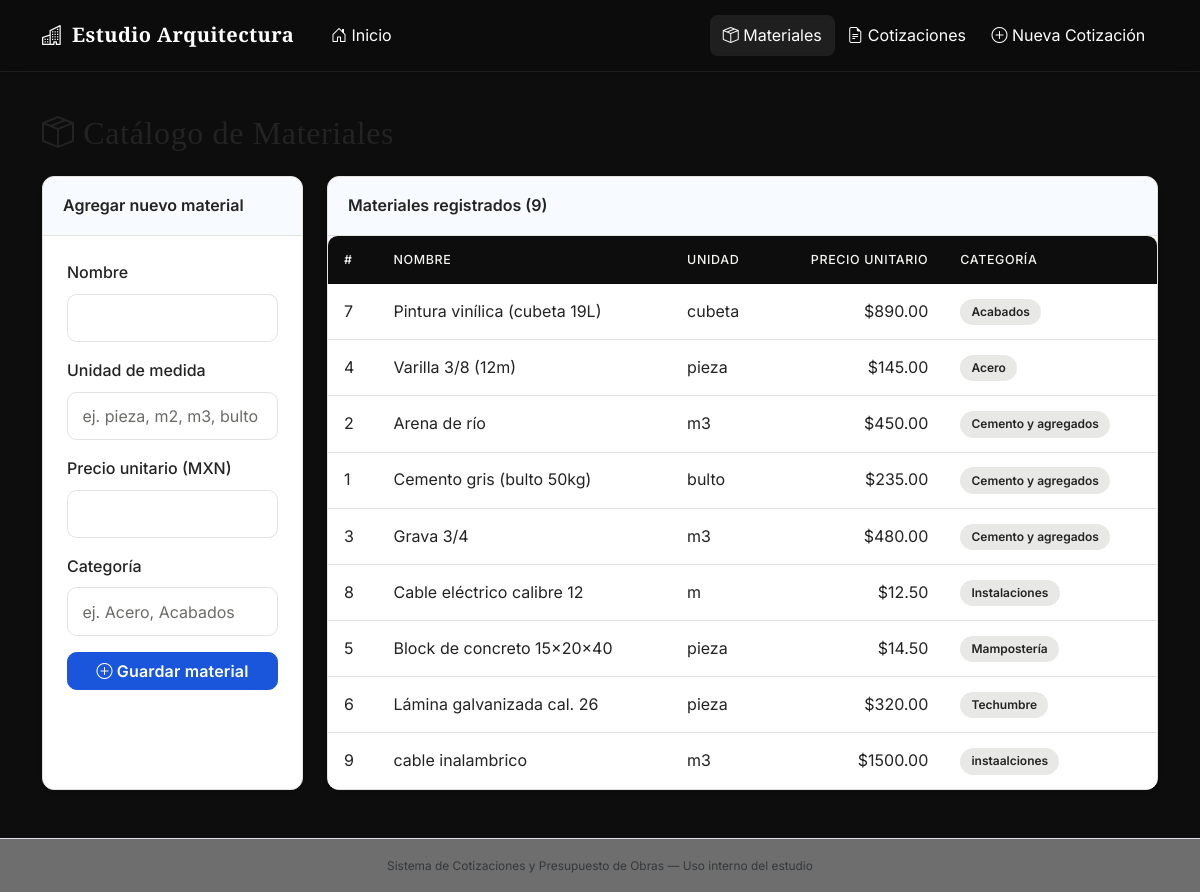
Page /materiales on the earlier database version.
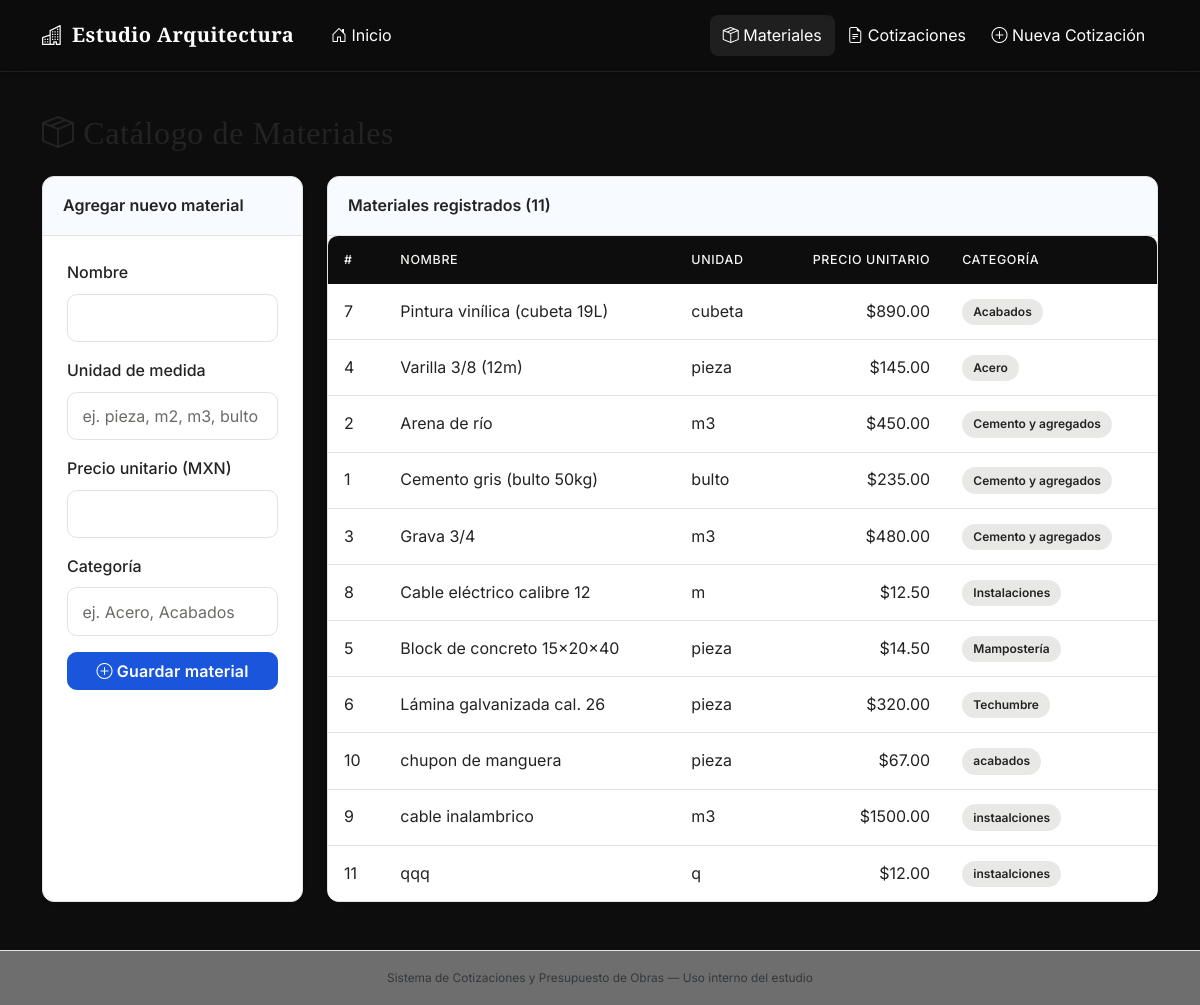
Same page on the later database version.
### tables this page shows
CREATE TABLE materiales (
            id INTEGER PRIMARY KEY AUTOINCREMENT,
            nombre TEXT NOT NULL,
            unidad_medida TEXT NOT NULL,
            precio_unitario REAL NOT NULL,
            categoria TEXT
        );

### app.py (the view, shortened to what this page needs)
@app.route("/materiales", methods=["GET", "POST"])
def materiales():
    conn = get_connection()
    lista_materiales = conn.execute(
        "SELECT * FROM materiales ORDER BY categoria, nombre"
    ).fetchall()
    conn.close()
    return render_template("materiales.html", materiales=lista_materiales)

### database.py (called while the page is built)
def get_connection():
    conn = sqlite3.connect(DB_NAME)
    conn.row_factory = sqlite3.Row
    conn.execute("PRAGMA foreign_keys = ON")
    return conn

### templates/materiales.html (shortened to what this page needs)
{% extends "base.html" %}
{% block content %}
<h2 class="mb-4"><i class="bi bi-box-seam"></i> Catálogo de Materiales</h2>
<div class="row g-4 section-block">
    <div class="col-lg-3">
        <div class="card shadow-sm h-100">
            <div class="card-header custom-card-header">
                Agregar nuevo material
            </div>
            <div class="card-body">
                <form method="POST" action="{{ url_for('materiales') }}">
                    <div class="mb-3">
                        <label class="form-label">Nombre</label>
                        <input type="text" class="form-control" name="nombre" required>
                    </div>
                    <div class="mb-3">
                        <label class="form-label">Unidad de medida</label>
                        <input type="text" class="form-control" name="unidad_medida"
                               placeholder="ej. pieza, m2, m3, bulto" required>
                    </div>
                    <div class="mb-3">
                        <label class="form-label">Precio unitario (MXN)</label>
                        <input type="number" step="0.01" min="0" class="form-control"
                               name="precio_unitario" required>
                    </div>
                    <div class="mb-3">
                        <label class="form-label">Categoría</label>
                        <input type="text" class="form-control" name="categoria"
                               placeholder="ej. Acero, Acabados">
                    </div>
                    <button type="submit" class="btn btn-primary w-100">
                        <i class="bi bi-plus-circle"></i> Guardar material
                    </button>
                </form>
            </div>
        </div>
    </div>
    <div class="col-lg-9">
        <div class="card shadow-sm h-100">
            <div class="card-header custom-card-header">
                Materiales registrados ({{ materiales|length }})
            </div>
            <div class="table-responsive">
                <table class="table table-hover mb-0 align-middle">
                    <thead>
                        <tr>
                            <th>#</th>
                            <th>Nombre</th>
                            <th>Unidad</th>
                            <th class="text-end">Precio unitario</th>
                            <th>Categoría</th>
                        </tr>
                    </thead>
                    <tbody>
                        {% for m in materiales %}
                        <tr>
                            <td>{{ m.id }}</td>
                            <td>{{ m.nombre }}</td>
                            <td>{{ m.unidad_medida }}</td>
                            <td class="text-end">${{ "%.2f"|format(m.precio_unitario) }}</td>
                            <td>
                                {% if m.categoria %}
                                    <span class="badge custom-badge">{{ m.categoria }}</span>
                                {% else %}
                                    <span class="text-muted">—</span>
                                {% endif %}
                            </td>
                        </tr>
                        {% else %}
                        <tr>
                            <td colspan="5" class="text-center text-muted py-4">
                                Aún no hay materiales registrados.
                            </td>
                        </tr>
                        {% endfor %}
                    </tbody>
                </table>
            </div>
        </div>
    </div>
</div>
{% endblock %}

Differences in the rows shown:
added materiales: id "10", nombre "chupon de manguera", unidad_medida "pieza", precio_unitario "67.00", categoria "acabados"
added materiales: id "11", nombre "qqq", unidad_medida "q", precio_unitario "12.00", categoria "instaalciones"
Other differences:
{{ materiales|length }}: "9" → "11"
